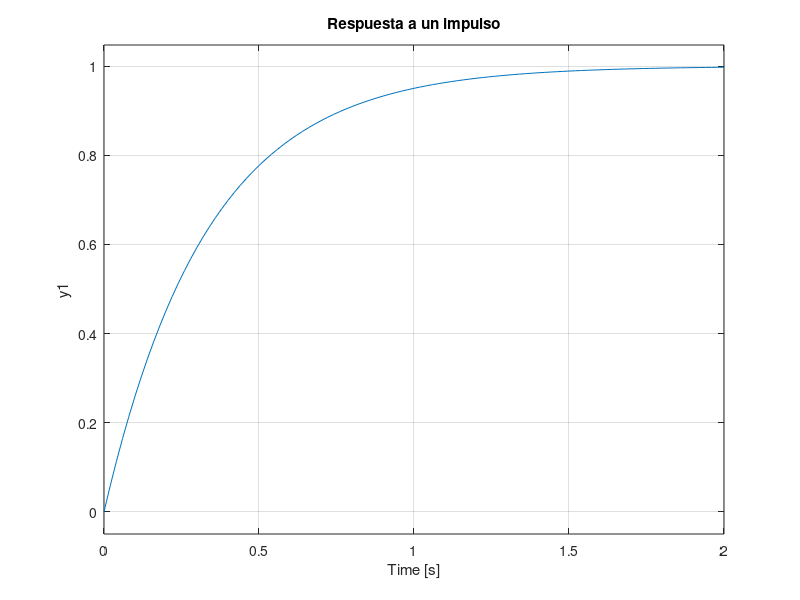

Write MATLAB code to recreate this figure.
%Comprobar la respusta a un escalón y a un impulso 
G = tf([3],[1 3]); 
A = 50;
t = (-1:0.01:1); 
delta = t==0;
impulso = A*delta;  
unitstep = t>=0;
u = A*unitstep;
figure('Name','Respuesta en el tiempo')
subplot(2,2,1),lsim(G,u,t),title("Respuesta a un escalón"); 
subplot(2,2,2),lsim(G,impulso,t), title("Respuesta a un impulso"); 
subplot(2,2,3),impulse(G), title("Respuesta a un impulso"); 
subplot(2,2,4),step(G),title("Respuesta a un impulso"); 